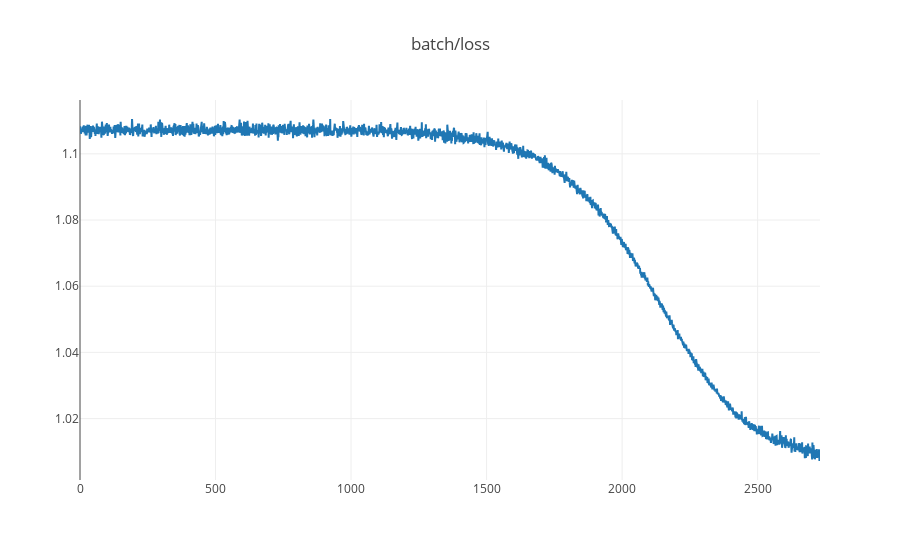
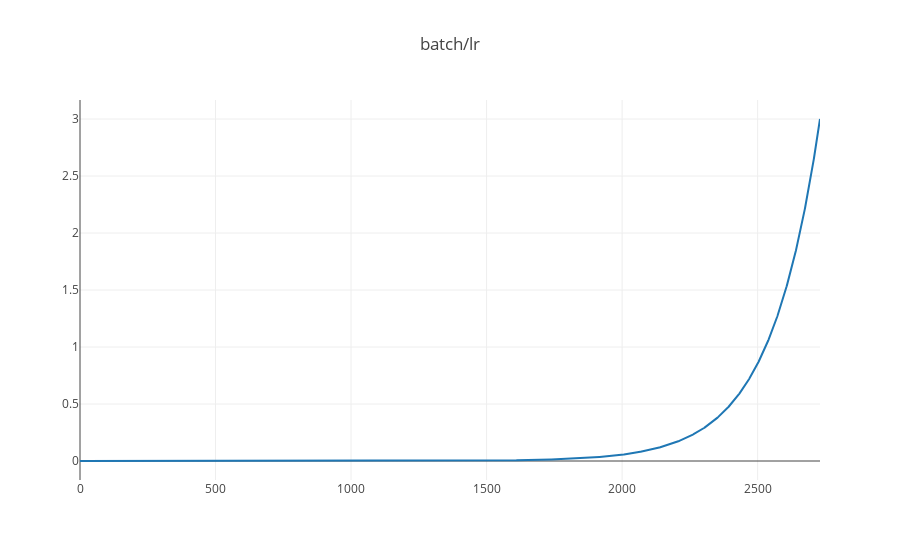

The code cell stored with these charts, in order, in its notebook:
### Code cell
keker.plot_kek_lr("logdir/resnet50/5")

### Figure 1 — Plotly figure (JSON) as saved in the notebook; plotly's stock layout.template omitted (floating-point values rounded to 4 significant figures; data arrays with more than 128 entries replaced by an {"elided": "..."} marker saying what was removed)
{"data": [{"name": "train/batch/loss", "type": "scatter", "uid": "bb3e6801-bea3-4ab9-be3d-e23077e2d65c", "x": {"elided": "2731 int values"}, "y": {"elided": "2731 float values"}}], "layout": {"title": {"text": "batch/loss"}, "yaxis": {"hoverformat": ".6f"}}}

### Figure 2 — Plotly figure (JSON) as saved in the notebook; plotly's stock layout.template omitted (floating-point values rounded to 4 significant figures; data arrays with more than 128 entries replaced by an {"elided": "..."} marker saying what was removed)
{"data": [{"name": "train/batch/lr", "type": "scatter", "uid": "cc5accbf-6818-45a8-ad4b-842191ac18ca", "x": {"elided": "2731 int values"}, "y": {"elided": "2731 float values"}}], "layout": {"title": {"text": "batch/lr"}, "yaxis": {"hoverformat": ".6f"}}}
